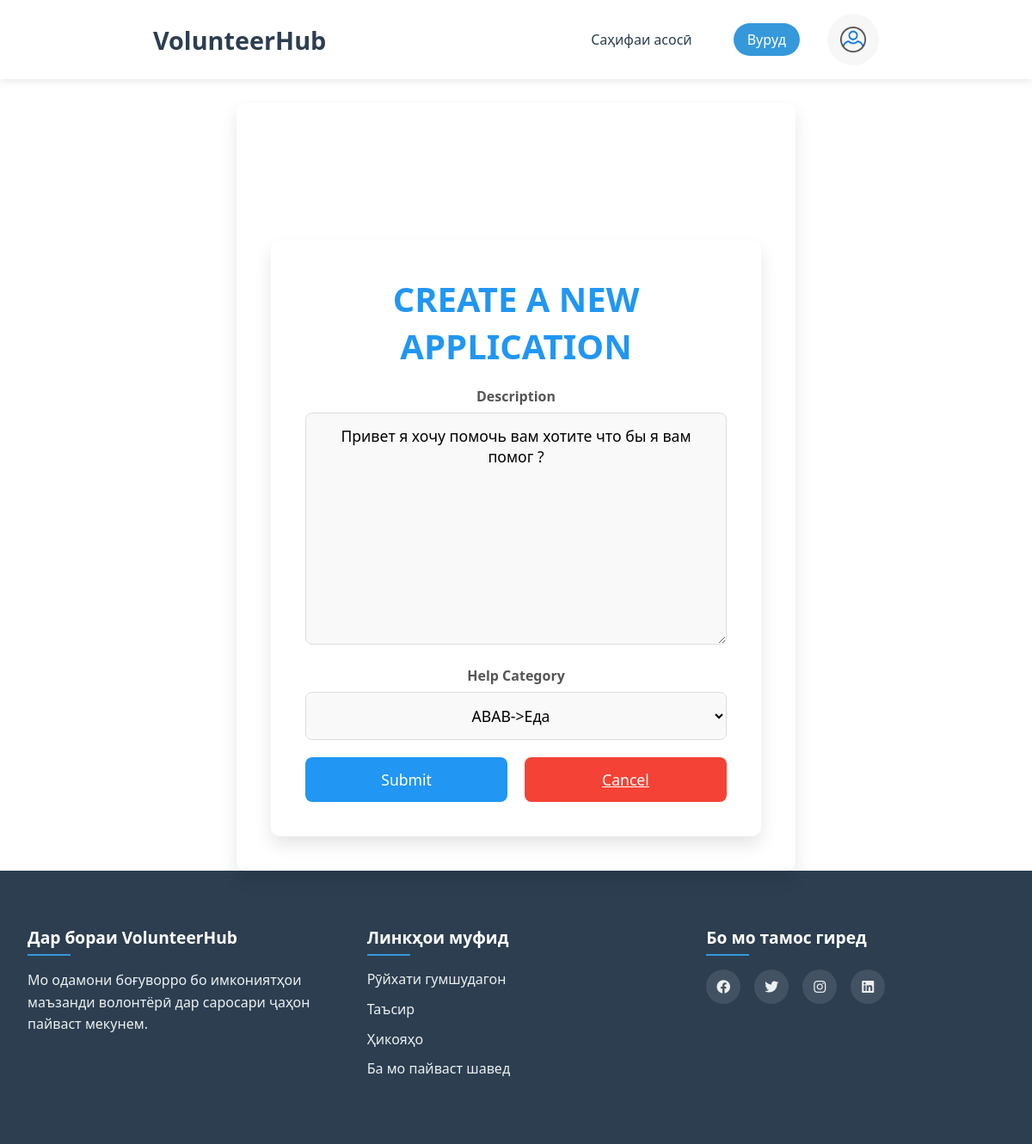
/applications/2/update/, run on the app's committed database.
### volunteer/models.py (models this page shows, shortened)
class Application(models.Model):
    CHOICE_STATUSHELP=(
        ("активно", "Активно"),
        ("завершино", "Завершино"),
        ("впроцессе", "Впроцессе"),
    )
    user = models.ForeignKey(CustomUser, on_delete=models.CASCADE)
    applay= models.ForeignKey(ApplyHelp, on_delete=models.CASCADE)
    description = models.TextField()
    add_time = models.DateTimeField(auto_now=True)
    status = models.CharField(max_length=50, choices=CHOICE_STATUSHELP)
    is_active = models.BooleanField(default=True)

### volunteer/views.py (the view)
# urls.py: path('applications/<int:pk>/update/', ApplicationUpdateView.as_view(), name='application_update'),
class ApplicationUpdateView(UpdateView):
    model = Application
    template_name = 'application_form.html'
    fields = ['user', 'applay', 'description', 'status', 'is_active']
    success_url = reverse_lazy('application_list')

### volunteer/models.py (called while the page is built)
    def __str__(self):
        return f"{self.user.username}->{self.category.category_name}"

### templates/application_form.html (shortened to what this page needs)
{% extends "base.html" %}
{% block content %}
    <main>
        <h1>Create a New Application</h1>
        <form method="post" enctype="multipart/form-data">
            <div class="form-group">
                <label for="description">Description</label>
                {{ form.description }}
            </div>
            <div class="form-group">
                <label for="applay">Help Category</label>
                {{ form.applay }}
            </div>
            <div class="form-actions">
                <button type="submit" class="btn-submit">Submit</button>
                <a href="{% url 'application_list' %}" class="btn-cancel">Cancel</a>
            </div>
        </form>
    </main>
{% endblock content %}

### templates/application_form.html (style rules this page uses)
* { margin: 0; padding: 0; box-sizing: border-box; font-family: 'Segoe UI', Tahoma, Geneva, Verdana, sans-serif; }
main h1 { font-size: 2.5rem; color: #2196F3; font-weight: bold; text-transform: uppercase; }
main { margin: auto; margin-top: 120px; background: #ffffff; padding: 40px; border-radius: 10px; box-shadow: 0 10px 20px rgba(0, 0, 0, 0.1); width: 100%; max-width: 650px; display: flex; flex-direction: column; gap: 20px; text-align: center; opacity: 0; animation: fadeInUp 1s ease-in-out 1s forwards; }
.form-group { margin-bottom: 20px; text-align: center; opacity: 0; animation: fadeInUp 1s ease-in-out 1s forwards; }
label { font-weight: 600; color: #555; margin-bottom: 8px; display: inline-block; font-size: 1rem; }
input, textarea, select { width: 100%; padding: 14px; border: 1px solid #ddd; border-radius: 8px; background-color: #f9f9f9; font-size: 1.1rem; transition: all 0.3s ease; text-align: center; opacity: 0; animation: fadeInUp 1s ease-in-out 2s forwards; }
textarea { min-height: 120px; resize: vertical; }
.form-actions { display: flex; justify-content: space-between; gap: 15px; text-align: center; opacity: 0; animation: fadeInUp 1s ease-in-out 2.5s forwards; }
.btn-submit, .btn-cancel { padding: 14px 28px; font-size: 1.1rem; border: none; border-radius: 8px; cursor: pointer; width: 48%; text-align: center; transition: all 0.3s ease; transform: scale(0.95); opacity: 0; animation: fadeInUp 1s ease-in-out 3s forwards; }
.btn-submit { background-color: #2196F3; color: white; }
.btn-cancel { background-color: #f44336; color: white; }

### data on the page
Application: description "Привет я хочу помочь вам хотите что бы я вам помог ?", applay "ABAB->Еда"
